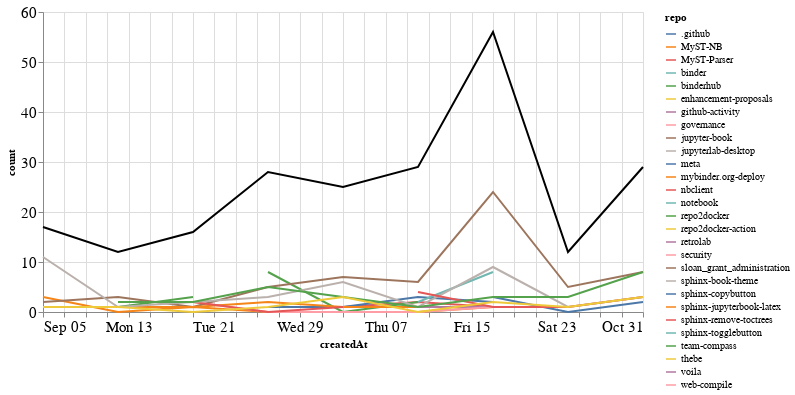

The code cell stored with this chart in its notebook:
### Markdown cell above
### Comments

### Code cell
comments_time = comments.groupby('repo').resample('W', on='createdAt').count()['author'].reset_index()
comments_time = comments_time.rename(columns={'author': 'count'})
comments_time_total = comments_time.groupby('createdAt').agg({"count": "sum"}).reset_index()
ch1 = alt.Chart(comments_time, width=600).mark_line().encode(
    x='createdAt',
    y='count',
    color='repo',
    tooltip="repo"
)

ch2 = alt.Chart(comments_time_total, width=600).mark_line(color="black").encode(
    x='createdAt',
    y='count',
)

ch1 + ch2

### Figure 1 — Vega-Lite specification as saved in the notebook (floating-point values rounded to 4 significant figures)
{"config": {"axisLeft": {"labelFontSize": 15}, "axisBottom": {"labelFontSize": 15}}, "layer": [{"data": {"name": "data-e29ad1e9635a75a183c36dfd420a680a"}, "mark": "line", "encoding": {"color": {"type": "nominal", "field": "repo"}, "tooltip": {"type": "nominal", "field": "repo"}, "x": {"type": "temporal", "field": "createdAt"}, "y": {"type": "quantitative", "field": "count"}}, "width": 600}, {"data": {"name": "data-79a3f834ca32a5dddbb7a228d9904c2d"}, "mark": {"type": "line", "color": "black"}, "encoding": {"x": {"type": "temporal", "field": "createdAt"}, "y": {"type": "quantitative", "field": "count"}}, "width": 600}], "$schema": "https://vega.github.io/schema/vega-lite/v4.8.1.json", "datasets": {"data-e29ad1e9635a75a183c36dfd420a680a": [{"repo": ".github", "createdAt": "2021-09-12T00:00:00", "count": 1}, {"repo": "MyST-NB", "createdAt": "2021-09-05T00:00:00", "count": 3}, {"repo": "MyST-NB", "createdAt": "2021-09-12T00:00:00", "count": 0}, {"repo": "MyST-NB", "createdAt": "2021-09-19T00:00:00", "count": 1}, {"repo": "MyST-NB", "createdAt": "2021-09-26T00:00:00", "count": 0}, {"repo": "MyST-NB", "createdAt": "2021-10-03T00:00:00", "count": 0}, {"repo": "MyST-NB", "createdAt": "2021-10-10T00:00:00", "count": 0}, {"repo": "MyST-NB", "createdAt": "2021-10-17T00:00:00", "count": 1}, {"repo": "MyST-NB", "createdAt": "2021-10-24T00:00:00", "count": 1}, {"repo": "MyST-Parser", "createdAt": "2021-09-26T00:00:00", "count": 1}, {"repo": "MyST-Parser", "createdAt": "2021-10-03T00:00:00", "count": 1}, {"repo": "MyST-Parser", "createdAt": "2021-10-10T00:00:00", "count": 2}, {"repo": "MyST-Parser", "createdAt": "2021-10-17T00:00:00", "count": 1}, {"repo": "binder", "createdAt": "2021-09-19T00:00:00", "count": 1}, {"repo": "binderhub", "createdAt": "2021-09-26T00:00:00", "count": 8}, {"repo": "binderhub", "createdAt": "2021-10-03T00:00:00", "count": 0}, {"repo": "binderhub", "createdAt": "2021-10-10T00:00:00", "count": 2}, {"repo": "enhancement-proposals", "createdAt": "2021-10-10T00:00:00", "count": 2}, {"repo": "github-activity", "createdAt": "2021-10-10T00:00:00", "count": 1}, {"repo": "github-activity", "createdAt": "2021-10-17T00:00:00", "count": 1}, {"repo": "governance", "createdAt": "2021-09-19T00:00:00", "count": 2}, {"repo": "governance", "createdAt": "2021-09-26T00:00:00", "count": 0}, {"repo": "governance", "createdAt": "2021-10-03T00:00:00", "count": 0}, {"repo": "governance", "createdAt": "2021-10-10T00:00:00", "count": 0}, {"repo": "governance", "createdAt": "2021-10-17T00:00:00", "count": 1}, {"repo": "jupyter-book", "createdAt": "2021-09-05T00:00:00", "count": 2}, {"repo": "jupyter-book", "createdAt": "2021-09-12T00:00:00", "count": 3}, {"repo": "jupyter-book", "createdAt": "2021-09-19T00:00:00", "count": 1}, {"repo": "jupyter-book", "createdAt": "2021-09-26T00:00:00", "count": 5}, {"repo": "jupyter-book", "createdAt": "2021-10-03T00:00:00", "count": 7}, {"repo": "jupyter-book", "createdAt": "2021-10-10T00:00:00", "count": 6}, {"repo": "jupyter-book", "createdAt": "2021-10-17T00:00:00", "count": 24}, {"repo": "jupyter-book", "createdAt": "2021-10-24T00:00:00", "count": 5}, {"repo": "jupyter-book", "createdAt": "2021-10-31T00:00:00", "count": 8}, {"repo": "jupyterlab-desktop", "createdAt": "2021-09-26T00:00:00", "count": 1}, {"repo": "meta", "createdAt": "2021-09-26T00:00:00", "count": 1}, {"repo": "meta", "createdAt": "2021-10-03T00:00:00", "count": 1}, {"repo": "meta", "createdAt": "2021-10-10T00:00:00", "count": 3}, {"repo": "meta", "createdAt": "2021-10-17T00:00:00", "count": 2}, {"repo": "mybinder.org-deploy", "createdAt": "2021-09-12T00:00:00", "count": 1}, {"repo": "mybinder.org-deploy", "createdAt": "2021-09-19T00:00:00", "count": 1}, {"repo": "mybinder.org-deploy", "createdAt": "2021-09-26T00:00:00", "count": 2}, {"repo": "mybinder.org-deploy", "createdAt": "2021-10-03T00:00:00", "count": 1}, {"repo": "mybinder.org-deploy", "createdAt": "2021-10-10T00:00:00", "count": 1}, {"repo": "nbclient", "createdAt": "2021-09-19T00:00:00", "count": 2}, {"repo": "nbclient", "createdAt": "2021-09-26T00:00:00", "count": 0}, {"repo": "nbclient", "createdAt": "2021-10-03T00:00:00", "count": 1}, {"repo": "notebook", "createdAt": "2021-10-10T00:00:00", "count": 2}, {"repo": "notebook", "createdAt": "2021-10-17T00:00:00", "count": 8}, {"repo": "repo2docker", "createdAt": "2021-09-12T00:00:00", "count": 1}, {"repo": "repo2docker", "createdAt": "2021-09-19T00:00:00", "count": 3}, {"repo": "repo2docker-action", "createdAt": "2021-09-19T00:00:00", "count": 1}, {"repo": "retrolab", "createdAt": "2021-10-31T00:00:00", "count": 1}, {"repo": "security", "createdAt": "2021-10-03T00:00:00", "count": 1}, {"repo": "sloan_grant_administration", "createdAt": "2021-10-10T00:00:00", "count": 4}, {"repo": "sphinx-book-theme", "createdAt": "2021-09-05T00:00:00", "count": 11}, {"repo": "sphinx-book-theme", "createdAt": "2021-09-12T00:00:00", "count": 1}, {"repo": "sphinx-book-theme", "createdAt": "2021-09-19T00:00:00", "count": 2}, {"repo": "sphinx-book-theme", "createdAt": "2021-09-26T00:00:00", "count": 3}, {"repo": "sphinx-book-theme", "createdAt": "2021-10-03T00:00:00", "count": 6}, {"repo": "sphinx-book-theme", "createdAt": "2021-10-10T00:00:00", "count": 1}, {"repo": "sphinx-book-theme", "createdAt": "2021-10-17T00:00:00", "count": 9}, {"repo": "sphinx-book-theme", "createdAt": "2021-10-24T00:00:00", "count": 1}, {"repo": "sphinx-book-theme", "createdAt": "2021-10-31T00:00:00", "count": 3}, {"repo": "sphinx-copybutton", "createdAt": "2021-10-17T00:00:00", "count": 3}, {"repo": "sphinx-copybutton", "createdAt": "2021-10-24T00:00:00", "count": 0}, {"repo": "sphinx-copybutton", "createdAt": "2021-10-31T00:00:00", "count": 2}, {"repo": "sphinx-jupyterbook-latex", "createdAt": "2021-10-03T00:00:00", "count": 1}, {"repo": "sphinx-remove-toctrees", "createdAt": "2021-10-10T00:00:00", "count": 4}, {"repo": "sphinx-remove-toctrees", "createdAt": "2021-10-17T00:00:00", "count": 1}, {"repo": "sphinx-remove-toctrees", "createdAt": "2021-10-24T00:00:00", "count": 1}, {"repo": "sphinx-remove-toctrees", "createdAt": "2021-10-31T00:00:00", "count": 3}, {"repo": "sphinx-togglebutton", "createdAt": "2021-10-31T00:00:00", "count": 1}, {"repo": "team-compass", "createdAt": "2021-09-12T00:00:00", "count": 2}, {"repo": "team-compass", "createdAt": "2021-09-19T00:00:00", "count": 2}, {"repo": "team-compass", "createdAt": "2021-09-26T00:00:00", "count": 5}, {"repo": "team-compass", "createdAt": "2021-10-03T00:00:00", "count": 3}, {"repo": "team-compass", "createdAt": "2021-10-10T00:00:00", "count": 1}, {"repo": "team-compass", "createdAt": "2021-10-17T00:00:00", "count": 3}, {"repo": "team-compass", "createdAt": "2021-10-24T00:00:00", "count": 3}, {"repo": "team-compass", "createdAt": "2021-10-31T00:00:00", "count": 8}, {"repo": "thebe", "createdAt": "2021-09-05T00:00:00", "count": 1}, {"repo": "thebe", "createdAt": "2021-09-12T00:00:00", "count": 1}, {"repo": "thebe", "createdAt": "2021-09-19T00:00:00", "count": 0}, {"repo": "thebe", "createdAt": "2021-09-26T00:00:00", "count": 1}, {"repo": "thebe", "createdAt": "2021-10-03T00:00:00", "count": 3}, {"repo": "thebe", "createdAt": "2021-10-10T00:00:00", "count": 0}, {"repo": "thebe", "createdAt": "2021-10-17T00:00:00", "count": 2}, {"repo": "thebe", "createdAt": "2021-10-24T00:00:00", "count": 1}, {"repo": "thebe", "createdAt": "2021-10-31T00:00:00", "count": 3}, {"repo": "voila", "createdAt": "2021-09-12T00:00:00", "count": 2}, {"repo": "web-compile", "createdAt": "2021-09-26T00:00:00", "count": 1}], "data-79a3f834ca32a5dddbb7a228d9904c2d": [{"createdAt": "2021-09-05T00:00:00", "count": 17}, {"createdAt": "2021-09-12T00:00:00", "count": 12}, {"createdAt": "2021-09-19T00:00:00", "count": 16}, {"createdAt": "2021-09-26T00:00:00", "count": 28}, {"createdAt": "2021-10-03T00:00:00", "count": 25}, {"createdAt": "2021-10-10T00:00:00", "count": 29}, {"createdAt": "2021-10-17T00:00:00", "count": 56}, {"createdAt": "2021-10-24T00:00:00", "count": 12}, {"createdAt": "2021-10-31T00:00:00", "count": 29}]}}
